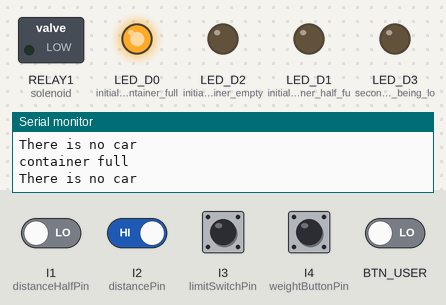
Bench run of a sketch on a simulated Arduino Opta. Parts: switched loads named in the sketch (green lamp = pin HIGH), output pins drawn as LEDs (lit = HIGH), the last lines printed to the serial monitor. The inputs (shaded band) are chosen by the test bench; at power-on: I2 (distancePin) HIGH, BTN_USER, I1 (distanceHalfPin), I3 (limitSwitchPin), I4 (weightButtonPin) LOW (analog values on the 0–4095 scale).

Above: at 2.8 s.
2.9 s: I1 (distanceHalfPin) driven HIGH
At 4.1 s:
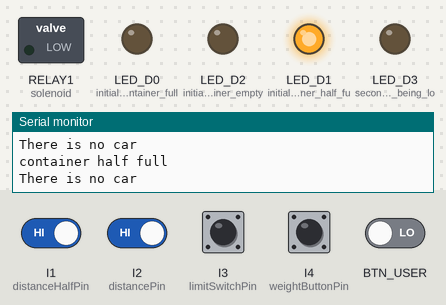
4.5 s: I4 (weightButtonPin) pulled HIGH for 1.2 s
At 5.7 s:
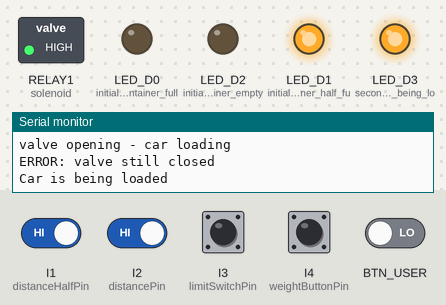
7.2 s: I1 (distanceHalfPin) driven LOW
At 9.2 s:
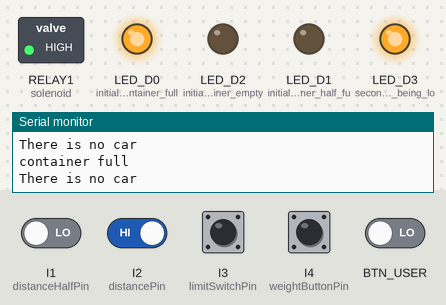
9.5 s: I2 (distancePin) driven LOW
At 10.7 s:
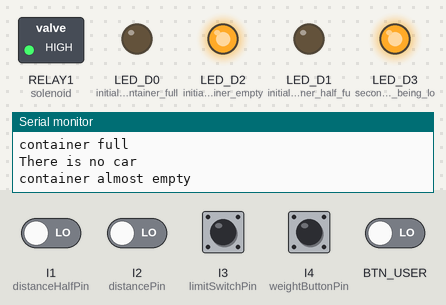
11.5 s: I2 (distancePin) driven HIGH
At 13.4 s:
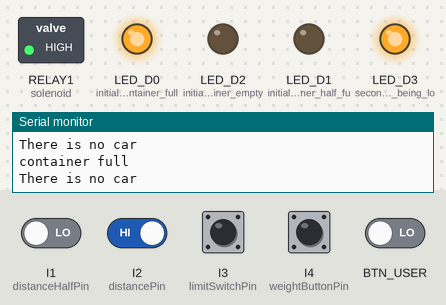
Timing chart, 0 to 14.9 s (numbered marks = the images above; inputs shaded):
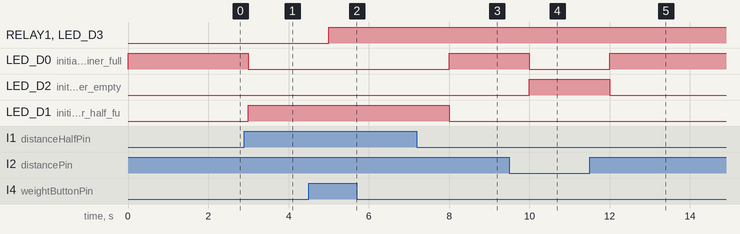

Measured:
- after the input at 2.9 s, LED_D0 (initial_container_full): HIGH → LOW after 0.10 s; LED_D1 (initial_container_half_fu): LOW → HIGH after 0.10 s
- after the input at 4.5 s, RELAY1 (solenoid), LED_D3 (second_container_being_lo): LOW → HIGH after 0.50 s
- after the input at 7.2 s, LED_D0 (initial_container_full): LOW → HIGH after 0.80 s; LED_D1 (initial_container_half_fu): HIGH → LOW after 0.80 s
- after the input at 9.5 s, LED_D0 (initial_container_full): HIGH → LOW after 0.50 s; LED_D2 (initial_container_empty): LOW → HIGH after 0.50 s
- after the input at 11.5 s, LED_D0 (initial_container_full): LOW → HIGH after 0.50 s; LED_D2 (initial_container_empty): HIGH → LOW after 0.50 s

The sketch:

PLC_project.ino
```cpp
// arduino opta

// PLC button
int lastButtonState = HIGH;
int currentButtonState;
bool isRunning = false;

//valve
enum ValveState {
  CLOSED,
  OPENING,
  OPENED,
  CLOSING
};
ValveState currentValveState = CLOSED;
unsigned long valveStartTime = 0;
const long valveDuration = 5000;

// "weight"
const int weightButtonPin = A3;
int weight;

// limit switch
const int limitSwitchPin = A2;
int switchState;

// ultrasonic motion sensor
const int distancePin = A1;
const int distanceHalfPin = A0;
int distance = LOW;
int distanceHalf = LOW;


void setup() {
  // PLC button
  pinMode(BTN_USER, INPUT);

  // LEDs
  pinMode(LED_D0, OUTPUT); // initial container full
  pinMode(LED_D1, OUTPUT); // initial container half full
  pinMode(LED_D2, OUTPUT); // initial container empty
  pinMode(LED_D3, OUTPUT); // second container being loaded

  // outputs
  pinMode(D0, OUTPUT); //solenoid

  // inputs
  pinMode(limitSwitchPin, INPUT);
  pinMode(weightButtonPin, INPUT);
  pinMode(distancePin, INPUT);
  pinMode(distanceHalfPin, INPUT);

  Serial.begin(9600);
  analogReadResolution(12);
}

void loop() {

  currentButtonState = digitalRead(BTN_USER);
  if(lastButtonState == HIGH && currentButtonState == LOW){
    isRunning = !isRunning;

    if (!isRunning) {
        currentValveState = CLOSED;
        digitalWrite(D0, LOW);
        digitalWrite(LED_D0, LOW);
        digitalWrite(LED_D1, LOW);
        digitalWrite(LED_D2, LOW);
        digitalWrite(LED_D3, LOW);
        Serial.println("System STOPPED by button.");
    }
  }
  lastButtonState = currentButtonState;
  if(isRunning){
    howFull();
    delay(1000);
  }
}

void weightSensor(){
  weight = digitalRead(weightButtonPin);
  if(weight){
    solenoidValve();
    Serial.println("Car is being loaded");
  }
  else{
    Serial.println("There is no car");
  }
}


void solenoidValve(){
  switchState = digitalRead(limitSwitchPin);
  if(switchState == LOW && weight == HIGH){
    digitalWrite(D0, HIGH);
    digitalWrite(LED_D3, HIGH);
    valveStartTime = millis();
    Serial.println("valve opening - car loading");
    if (switchState == LOW) {
      Serial.println("ERROR: valve still closed ");
    }
    else{
      if (millis() - valveStartTime >= valveDuration) {
        digitalWrite(D0, LOW);
        digitalWrite(LED_D3, LOW);
      }
      if (switchState == HIGH) {
        Serial.println("ERROR: valve still open");
      } else {
        Serial.println("valve closing");
      }
    }
  }
  else if(switchState == HIGH && weight == HIGH){
    Serial.println("Error: the valve is not closed");
  }
}


void howFull(){
  distance = digitalRead(distancePin);
  distanceHalf = digitalRead(distanceHalfPin);

  if(distance == HIGH && distanceHalf == LOW){
    digitalWrite(LED_D0, HIGH);
    digitalWrite(LED_D1, LOW);
    digitalWrite(LED_D2, LOW);
    Serial.println("container full");
    weightSensor();
  }
  else if(distanceHalf == HIGH){
    digitalWrite(LED_D1, HIGH);
    digitalWrite(LED_D0, LOW);
    digitalWrite(LED_D2, LOW);
    Serial.println("container half full");
    weightSensor();
  }
  else{
    digitalWrite(LED_D2, HIGH);
    digitalWrite(LED_D0, LOW);
    digitalWrite(LED_D1, LOW);
    Serial.println("container almost empty");
  }
}
```
